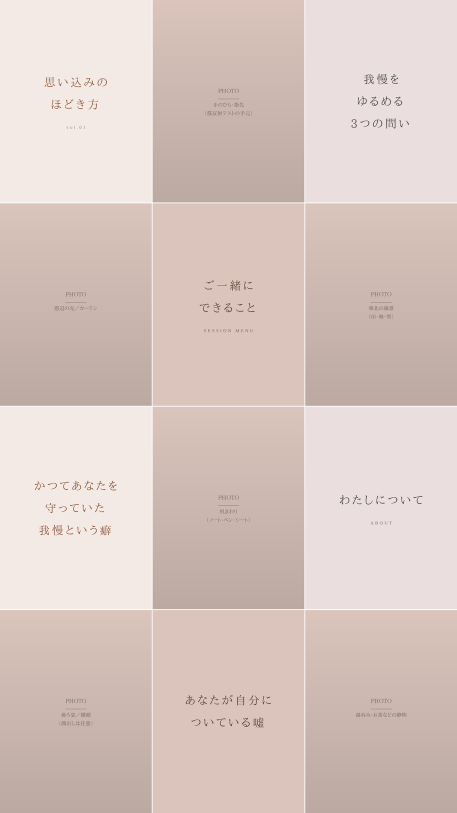
#> input picture posts/grid/meishi/grid_preview.png, 914 x 1625 px (shown at 1/2 size)
$ python photo_tile.py meishi/grid_preview.png meishi 2
#> lines starting #> are read from the running program, lines starting #| are printed output that depends on the picture
#> in main, im is the input picture: PIL image 914x1625 RGB; mean R, G, B 217, 199.7, 194
### posts/grid/make_grid.py
#!/usr/bin/env python3
"""
プロフィールグリッド12マス（文字タイル × 写真タイルの市松）を書き出すスクリプト。

    python3 make_grid.py            # 全パレット（sage / meishi / ras）
    python3 make_grid.py ras        # パレットを指定

各パレットについて次を出力する:
    <palette>/tile_01.png .. tile_12.png   投稿用 1080x1350（4:5）
    <palette>/sheet.html / sheet.png       文字タイル6枚の元データ
    <palette>/grid_preview.png             グリッド（3列×4行）での見え方
    compare.png                            2パレットの並べ比べ
"""
import os
import subprocess
import sys

from PIL import Image, ImageDraw, ImageFont

CHROME = '/opt/pw-browsers/chromium-1194/chrome-linux/chrome'
HERE = os.path.dirname(os.path.abspath(__file__))

POST_W, POST_H = 1080, 1350          # 投稿サイズ 4:5
VISIBLE_W = POST_H * 3 / 4           # グリッドに映る幅 = 1012.5
COLS, ROWS = 3, 4
SLACK = 160                          # headless chromium の表示領域不足を吸収する余白

# --------------------------------------------------------------------------
# 文字タイルの文言。参考にした構成（見出しだけの静かなタイル）をRAS®の内容に置換。
# 位置は 01,03,05,07,09,11（奇数マス）。
# --------------------------------------------------------------------------
COPY = [
    dict(pos=1,  main='思い込みの<br>ほどき方',            sub='vol.01'),
    dict(pos=3,  main='我慢を<br>ゆるめる<br>3つの問い',   sub=''),
    dict(pos=5,  main='ご一緒に<br>できること',            sub='SESSION MENU'),
    dict(pos=7,  main='かつてあなたを<br>守っていた<br>我慢という癖', sub=''),
    dict(pos=9,  main='わたしについて',                    sub='ABOUT'),
    dict(pos=11, main='あなたが自分に<br>ついている嘘',    sub=''),
]

# 写真タイルの位置と、そこに置く写真の想定。README の一覧と対応している。
PHOTO = [
    dict(pos=2,  label='手のひら・指先（筋反射テストの手元）'),
    dict(pos=4,  label='窓辺の光／カーテン'),
    dict(pos=6,  label='東北の風景（田・海・雪）'),
    dict(pos=8,  label='机まわり（ノート・ペン・シート）'),
    dict(pos=10, label='後ろ姿／横顔（顔出しは任意）'),
    dict(pos=12, label='湯呑み・お茶などの静物'),
]

# --------------------------------------------------------------------------
# パレット。tones は文字タイルの背景色で、上から順に繰り返して使う。
# inks は tones と1対1で対応する文字色。
# --------------------------------------------------------------------------
PALETTES = {
    # A案: 参考画像の配色をそのまま踏襲した、セージ／ベージュ系
    'sage': dict(
        tones=['#ECEEEC', '#D3DDD7', '#E4DCC3'],
        inks=['#7A827D', '#5F6E66', '#7C6F55'],
        wash='#D8DCD5',      # 写真に薄くかける色。グリッド全体の色味を揃える
        wash_amount=0.14,
        label='A案 sage（参考画像の配色）',
    ),
    # B案: 名刺の実配色。背景グラデ #ebdede→#caaa99、見出し #8b5031、本文 #444342 から起こした。
    #      3トーンは名刺のグラデーション上を淡い側から拾っている。
    'meishi': dict(
        tones=['#F3EAE6', '#EBDEDE', '#DAC4BC'],
        inks=['#8B5031', '#444342', '#5F4033'],   # 3つ目は見出し色を濃いトーン用に沈めたもの
        wash='#DAC4BC',      # 名刺グラデの中間色。写真も名刺と同じ空気になる
        wash_amount=0.16,
        label='B案 meishi（名刺の実配色）',
    ),
    # C案: RASロゴの臙脂・朱・橙に寄せた配色
    'ras': dict(
        tones=['#F4EDEA', '#EBD9D3', '#F3E3CE'],
        inks=['#8C4A55', '#A03A3F', '#98652F'],
        wash='#E5CFC6',
        wash_amount=0.16,
        label='C案 ras（ロゴ配色）',
    ),
}


# --------------------------------------------------------------------------
# 文字タイル: 6枚を横一列のシートとして描き、1080pxごとに切り出す。
# 背景が単色なので塗り足しは不要。1回のレンダリングで6枚そろう。
# --------------------------------------------------------------------------
# [62 lines left out: functions build_sheet_html, render_text_tiles, jp_font, not called in this run]


def hex_rgb(h):
    h = h.lstrip('#')
    return tuple(int(h[i:i + 2], 16) for i in (0, 2, 4))


# [83 lines left out: functions make_placeholder, make_grid_preview, make_compare, build, not called in this run]


# [8 lines that do not run on import are left out]

### posts/grid/photo_tile.py
#!/usr/bin/env python3
"""
手持ちの写真を、グリッドの色調に合わせた写真タイル（1080x1350）に変換する。

    python3 photo_tile.py 手元.jpg ras 02
    python3 photo_tile.py 窓辺.jpg ras 04 --focus top --strength 0.22
    python3 photo_tile.py 風景.jpg ras 06 --preview     # 変換後にグリッドを作り直す

やっていること:
  1. 4:5（1080x1350）に切り抜く（はみ出す側を等分に落とす）
  2. 彩度をわずかに下げる（写真ごとの色の差を抑える）
  3. パレットの色を薄くかける（文字タイルと写真タイルの色味を揃える）

3の「薄くかける」が、グリッド全体を1つの作品に見せる要になっている。
写真をそのまま並べると、1枚1枚の色がばらついて統一感が出ない。
"""
import argparse
import os

from PIL import Image, ImageEnhance

from make_grid import (COLS, PALETTES, PHOTO, POST_H, POST_W, ROWS,
                       hex_rgb, make_grid_preview)

FOCUS = {'top': 0.0, 'center': 0.5, 'bottom': 1.0}


def cover_crop(im, focus='center'):
    """縦横比を保ったまま 1080x1350 を埋める。余る側を focus の位置で切る。"""
#> called with focus = 'center'
    scale = max(POST_W / im.width, POST_H / im.height)
#> scale = 1.18
    im = im.resize((max(POST_W, round(im.width * scale)),
                    max(POST_H, round(im.height * scale))), Image.LANCZOS)
#> im: PIL image 1080x1920 RGB

    f = FOCUS[focus]
    left = round((im.width - POST_W) * 0.5)          # 横は常に中央
#> left = 0
    top = round((im.height - POST_H) * f)
#> top = 285
    return im.crop((left, top, left + POST_W, top + POST_H))
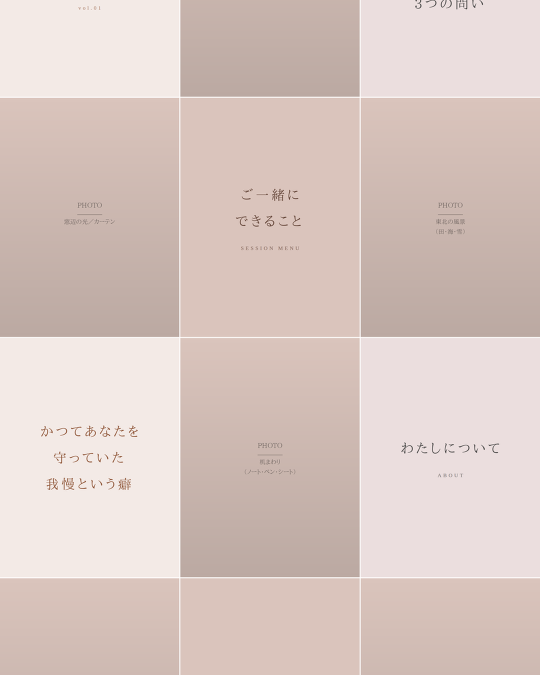
#> returned value: PIL image 1080x1350 RGB (shown at 1/2 size); mean R, G, B 217.6, 200.3, 194.6


def tone(im, palette, strength=None, saturation=0.82, brightness=1.03):
#> called with palette = 'meishi', saturation = 0.82, brightness = 1.03
    p = PALETTES[palette]
#> p = {'tones': ['#F3EAE6', '#EBDEDE', '#DAC4BC'], 'inks': ['#8B5031', '#444342', '#5F4033'], 'wash': '#DAC4BC', 'wash_amount': 0.16, 'label': 'B案 meishi（名刺の実配色）'}
    amount = p['wash_amount'] if strength is None else strength
#> amount = 0.16

    im = ImageEnhance.Color(im).enhance(saturation)
#> im: PIL image 1080x1350 RGB
    im = ImageEnhance.Brightness(im).enhance(brightness)

    wash = Image.new('RGB', im.size, hex_rgb(p['wash']))
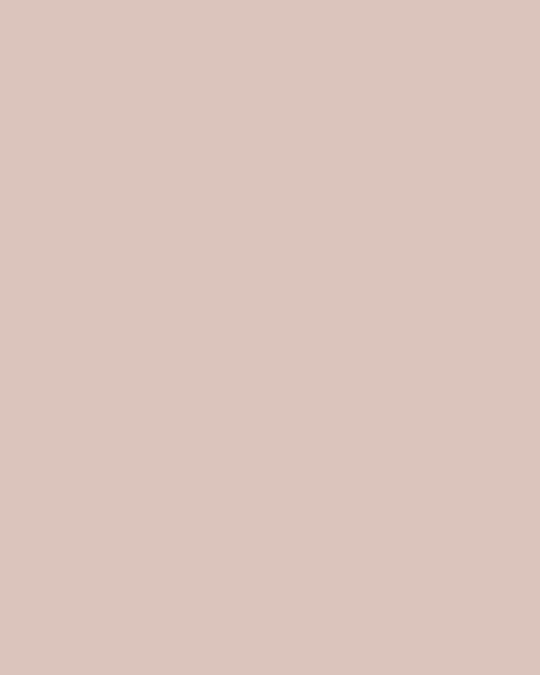
#> wash: PIL image 1080x1350 RGB (shown at 1/2 size); mean R, G, B 218, 196, 188
    return Image.blend(im, wash, amount)


def main():
    ap = argparse.ArgumentParser()
    ap.add_argument('src', help='元の写真')
    ap.add_argument('palette', choices=sorted(PALETTES), help='パレット名')
    ap.add_argument('pos', type=int, choices=[s['pos'] for s in PHOTO],
                    help='グリッドの何マス目に置くか（偶数マス）')
    ap.add_argument('--focus', default='center', choices=sorted(FOCUS),
                    help='縦に余ったときにどこを残すか（既定: center）')
    ap.add_argument('--strength', type=float,
                    help='パレット色をかける強さ 0〜1（既定: パレットの設定値）')
    ap.add_argument('--saturation', type=float, default=0.82)
    ap.add_argument('--preview', action='store_true',
                    help='変換後に grid_preview.png を作り直す')
    args = ap.parse_args()

    here = os.path.dirname(os.path.abspath(__file__))
    out_dir = os.path.join(here, args.palette)
    out_path = os.path.join(out_dir, 'tile_%02d.png' % args.pos)

    im = Image.open(args.src).convert('RGB')
    tile = tone(cover_crop(im, args.focus), args.palette, args.strength,
                args.saturation)
    tile.save(out_path)
    print('書き出し:', out_path, tile.size)
#| 書き出し: posts/grid/meishi/tile_02.png (1080, 1350)

    if args.preview:
        tiles = {pos: Image.open(os.path.join(out_dir, 'tile_%02d.png' % pos)).convert('RGB')
                 for pos in range(1, COLS * ROWS + 1)}
        make_grid_preview(tiles, os.path.join(out_dir, 'grid_preview.png'))


if __name__ == '__main__':
    main()
